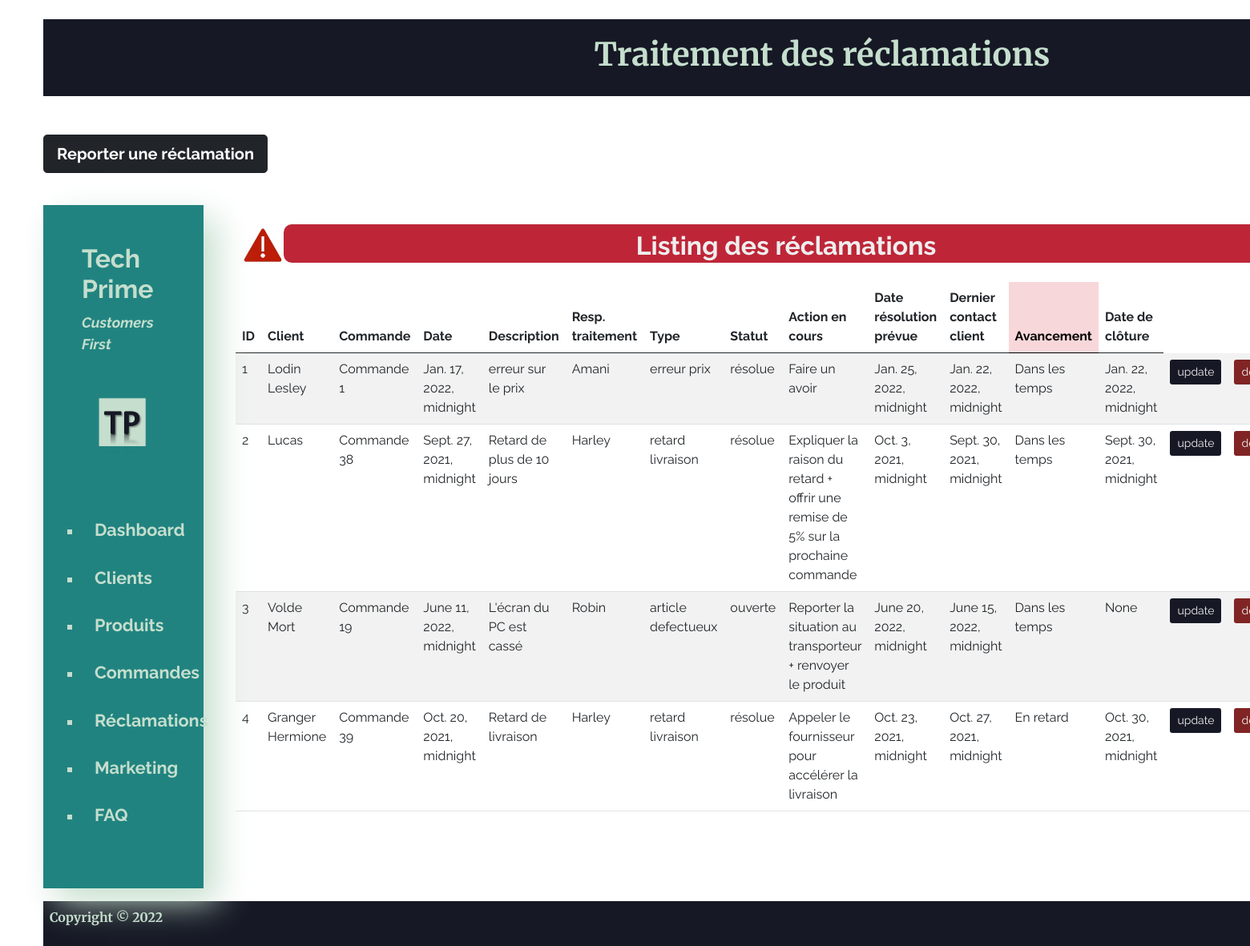
The page /Réclamations/ on the database as committed earlier.
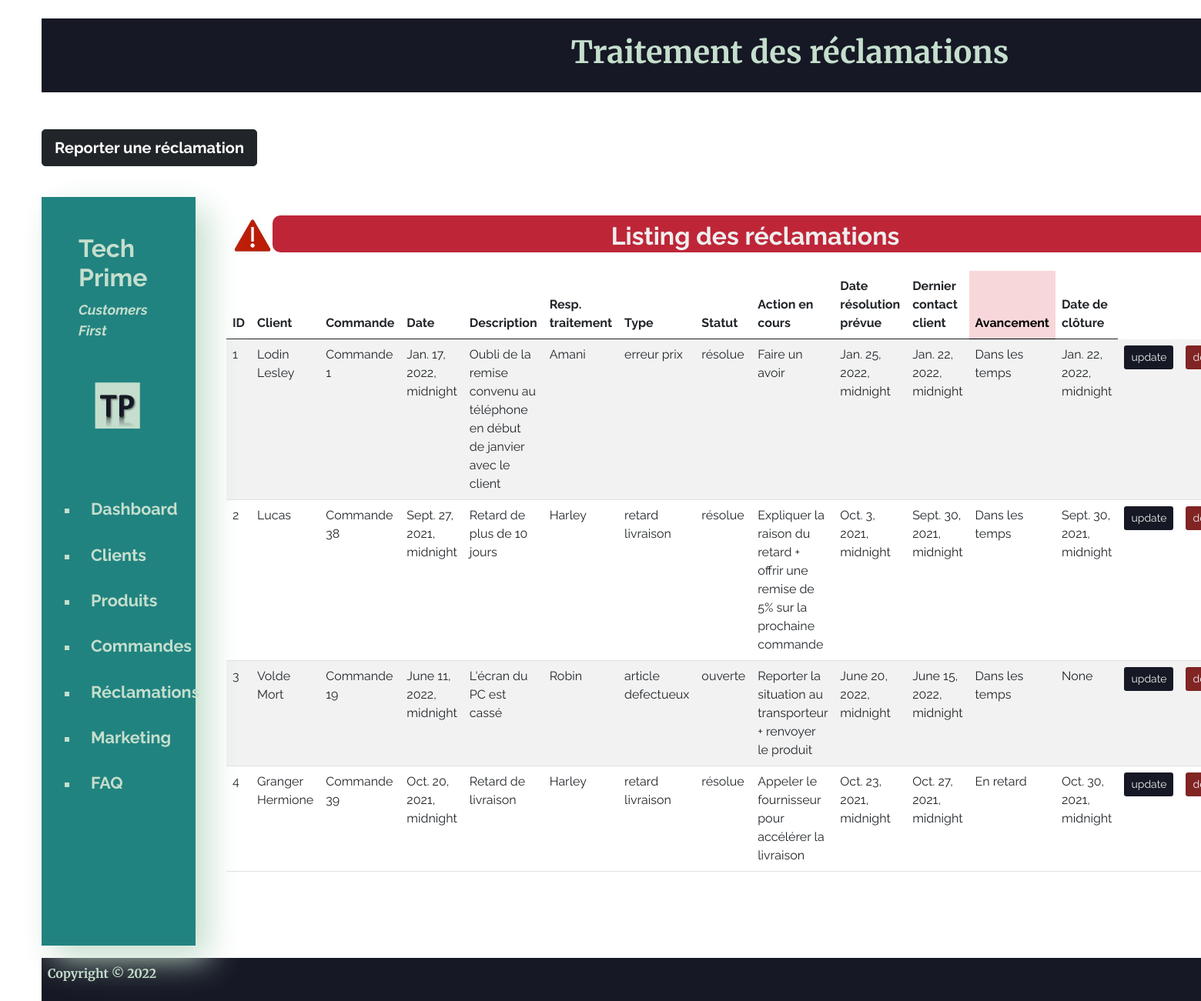
The same page on the database as committed later.
### Main/models.py (models this page shows, shortened)
class Claim(models.Model):
    TYPE_CHOICES=(('erreur prix','erreur prix'),('article erronné','article erronné'),('article defectueux','article defectueux'),('retard livraison','retard livraison'))
    STATUS_CHOICES=(('ouverte','ouverte'),('résolue','résolue'))
    OPERATOR_CHOICES=(('Amani','Amani'),('Harley','Harley'),('Robin','Robin'))
    customer=models.ForeignKey(Customer,null=True, on_delete=models.SET_NULL)
    order=models.ForeignKey(Order,null=True, on_delete=models.SET_NULL)
    date=models.DateTimeField(blank=True,null=True)
    date_created=models.DateTimeField(auto_now_add=True, null=True)
    description=models.TextField(max_length=255, null=True)
    Operator=models.CharField(max_length=255, null=True,choices=OPERATOR_CHOICES) # A choisir dans users
    Type=models.CharField(max_length=255, null=True,choices=TYPE_CHOICES)
    action=models.TextField(max_length=255, null=True)
    status=models.CharField(max_length=255, null=True,default='ouverte',choices=STATUS_CHOICES)
    resolution_date_expected=models.DateTimeField(blank=True,null=True)
    last_contact_customer_date=models.DateTimeField(blank=True, null=True)
    resolution_date_final=models.DateTimeField(blank=True, null=True)
    def resolution_progress_status(self):
        today=timezone.now()
        if self.resolution_date_final:
            if self.resolution_date_expected < self.resolution_date_final:
                resolution_res="En retard"
            else:
                resolution_res="Dans les temps"
        else:
            if self.resolution_date_expected < today:
                resolution_res="En retard"
            else:
                resolution_res="Dans les temps"
        return resolution_res

class Customer(models.Model):
    GENDER_CHOICES=(('Masculin','Masculin'),('Féminin','Féminin'),('Autre','Autre')
    )
    REGION_CHOICES=(("Auvergne-Rhône-Alpes","Auvergne-Rhône-Alpes"),("Bourgogne-Franche-Comté","Bourgogne-Franche-Comté"),("Bretagne","Bretagne"),("Centre-Val de Loire","Centre-Val de Loire"),("Corse","Corse"),("Grand Est","Grand Est"),("Hauts-de-France","Hauts-de-France"),("IDF","IDF"),("Normandie","Normandie"),("Nouvelle-Aquitaine","Nouvelle-Aquitaine"),("Occitanie","Occitanie"),("Pays de la Loire","Pays de la Loire"),("Provence-Alpes-Côte d’Azur","Provence-Alpes-Côte d’Azur"))
    name=models.CharField(max_length=255,blank=True, null=True)
    customer_type=models.CharField(max_length=255,blank=True, null=True)
    dob=models.DateTimeField(blank=True,null=True)
    gender=models.CharField(max_length=255, null=True,choices=GENDER_CHOICES)
    email=models.CharField(max_length=255,blank=True, null=True)
    phone=models.CharField(max_length=12,blank=True, null=True)
    address=models.TextField(blank=True, null=True)
    town=models.CharField(max_length=255,blank=True, null=True)
    region=models.CharField(max_length=255,blank=True, null=True,choices=REGION_CHOICES)
    date_created=models.DateTimeField(auto_now_add=True, null=True)
    def __str__(self):
        return self.name

class Order(models.Model):
    STATUS_CHOICES=(('en préparation','en préparation'),('expédié','expédié'),('livré','livré'))
    customer=models.ForeignKey(Customer,null=True, on_delete=models.SET_NULL)
    product=models.ForeignKey(Product,null=True, on_delete=models.SET_NULL)
    date=models.DateTimeField(blank=True, null=True)
    quantity=models.FloatField(null=True)
    discount=models.FloatField(null=True)
    date_created=models.DateTimeField(auto_now_add=True, null=True)
    status=models.CharField(max_length=255, null=True,default='livré',choices=STATUS_CHOICES)
    Delivery_date_expected=models.DateTimeField(blank=True,null=True)
    Delivery_date_final=models.DateTimeField(blank=True, null=True)
    satisfaction_score=models.FloatField(blank=True, null=True)
    def __str__(self):
        return "Commande "+ str(self.id)

### Main/views.py (called while the page is built)
def claims(request):
    my_claim=Claim.objects.order_by('date_created')
    context={"my_claim": my_claim}
    return render(request,'Main/claims.html',context)

### Main/Templates/Main/claims.html
{% extends "main/base.html" %}
{% load static %}
{% block content %}
<div>
    <header>
        <h1> <strong>Traitement des réclamations</strong> </h1>
    </header>
    <br>
    <br>
    <a class="btn btn-lg btn-dark" href="{% url 'claims_create' %}" role="button"><strong>Reporter une réclamation</strong></a>
    <br>
    <br>
    <div class="flex">
        {% include "Main/nav_bar.html" %}
        <div class="main_block_listing">
            <div class="flex">
                <img id="img_alerte" src="{% static 'img/icone_alerte.jpg' %}" alt="icone_alerte">
                <h2 class="titre_red_listing"><strong>Listing des réclamations</strong></h2>
            </div>
            <table class="table table-responsive table-striped table-hover">
                <thead>
                    <th>ID</th>
                    <th>Client</th>
                    <th>Commande</th>
                    <th>Date</th>
                    <th>Description</th>
                    <th>Resp. traitement</th>
                    <th>Type</th>
                    <th>Statut</th>
                    <th>Action en cours</th>
                    <th>Date résolution prévue</th>
                    <th>Dernier contact client</th>
                    <th class="table-danger">Avancement</th>
                    <th>Date de clôture</th>
                </thead>
                <tbody>
                    {% for my_claim_item in my_claim %}
                    <tr>
                        <td>{{my_claim_item.pk}}</td>
                        <td>{{my_claim_item.customer}}</td>
                        <td>{{my_claim_item.order}}</td>
                        <td>{{my_claim_item.date}}</td>
                        <td>{{my_claim_item.description}}</td>
                        <td>{{my_claim_item.Operator}}</td>
                        <td>{{my_claim_item.Type}}</td>
                        <td>{{my_claim_item.status}}</td>
                        <td>{{my_claim_item.action}}</td>
                        <td>{{my_claim_item.resolution_date_expected}}</td>
                        <td>{{my_claim_item.last_contact_customer_date}}</td>
                        <td>{{my_claim_item.resolution_progress_status}}</td>
                        <td>{{my_claim_item.resolution_date_final}}</td>
                        <td><a class="btn btn-sm btn_update_color" href="{% url 'update_claim' my_claim_item.id %}" role="button">update</a></td>
                        <td><a class="btn btn-sm btn_delete_color" href="{% url 'delete_claim' my_claim_item.id %}" role="button">delete</a></td>
                    </tr>
                    {% endfor %}
                </tbody>
            </table>
        </div>
    </div>
</div>
{% endblock content %}

Rows that differ between the two databases and show on the page:
changed Claim "Amani": description "erreur sur le prix" → "Oubli de la remise convenu au téléphone en début de janvier avec le client"
